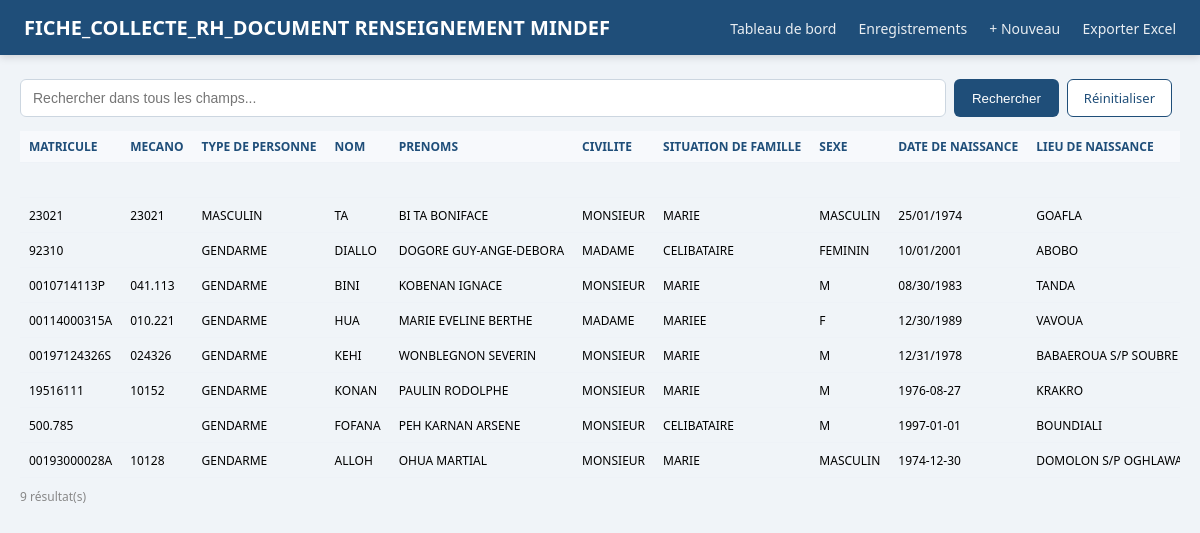
The page /records (signed in) on the database its author committed.
### tables this page shows
CREATE TABLE records (id INTEGER PRIMARY KEY AUTOINCREMENT, "MATRICULE" TEXT, "MECANO" TEXT, "TYPE DE PERSONNE" TEXT, "NOM" TEXT, "PRENOMS" TEXT, "CIVILITE" TEXT, "SITUATION DE FAMILLE" TEXT, "SEXE" TEXT, "DATE DE NAISSANCE" TEXT, "LIEU DE NAISSANCE" TEXT, "LOCALITE" TEXT, "PAYS DE NAISSANCE" TEXT, "NATIONALITE PERSONNELLE" TEXT, "DATE D'ENTREE EN SERVICE" TEXT, "UNITE/SERVICE" TEXT, "LIEU DERNIERE AFFECTATION" TEXT, "DATE DERNIERE AFFECTATION" TEXT, "REFERENCE PIECE JUSTIFICATIVE DE L'AFFECTATION" TEXT, "DERNIER EMPLOI" TEXT, "DATE DERNIER EMPLOI" TEXT, "GRADE ACTUEL" TEXT, "CATEGORIE GRADE" TEXT, "DATE PROMOTION" TEXT, "REFERENCE PIECE JUSTIFICATIVE DE LA PROMOTION" TEXT, "ECHELON ACTUEL" TEXT, "DATE EFFET INDICE" TEXT, "SOUS-POSITION STATUTAIRE" TEXT, "POSITION STATUTAIRE" TEXT, "DATE POSITION STATUTAIRE" TEXT, "REFERENCE DOCUMENT JUSTIFICATIF" TEXT, "REGIE" TEXT, "DOMAINE STRATECO-OPERATIONNEL" TEXT, "DOMAINE STRATEGIQUE" TEXT, "DOMAINE OPERATIONNEL" TEXT, "METIER" TEXT, "SPECIALITE" TEXT, "FILIERE PROFESSIONNELLE" TEXT, "ORIGINE" TEXT, "NUMERO CIM" TEXT, "DATE EDITION CIM" TEXT, "DATE D'EXPIRATION CIM" TEXT, "N°CPC" TEXT, "DATE D'EDITION CPC" TEXT, "TAILLE (CM)" TEXT, "ETHNIE" TEXT, "GROUPE SANGUIN" TEXT, "N°CMU" TEXT, "N°FPM" TEXT, "N°MUGEFCI" TEXT, "N°CNI" TEXT, "DATE D'EDITION CNI" TEXT, "N°EXTRAIT" TEXT, "COMMUNE/SOUS PREFECTURE" TEXT, "VILLE" TEXT, "ADRESSE" TEXT, "NUMERO TELEPHONE" TEXT);

### app.py (the view)
@app.route("/records")
@login_required
def records():
    q = request.args.get("q", "").strip()
    msg = request.args.get("msg", "")
    conn = get_conn()
    if q:
        where = " OR ".join(f'"{c}" LIKE ?' for c in COLUMNS)
        params = [f"%{q}%"] * len(COLUMNS)
        rows = conn.execute(f"SELECT * FROM records WHERE {where} ORDER BY id DESC", params).fetchall()
    else:
        rows = conn.execute("SELECT * FROM records ORDER BY id DESC").fetchall()
    conn.close()
    return render_template("records.html", columns=COLUMNS, rows=rows, q=q, msg=msg)

### app.py (called while the page is built)
def get_conn():
    conn = sqlite3.connect(DB)
    conn.row_factory = sqlite3.Row
    return conn

def login_required(f):
    @wraps(f)
    def w(*a,**k):
        if not session.get("admin"): return redirect(url_for("login"))
        return f(*a,**k)
    return w

### templates/records.html (shortened to what this page needs)
<!DOCTYPE html>
<html lang="fr">
<head>
</head>
<body>
<div class="navbar">
  <h1>FICHE_COLLECTE_RH_DOCUMENT RENSEIGNEMENT MINDEF</h1>
  <div>
    <a href="/admin">Tableau de bord</a>
    <a href="/records">Enregistrements</a>
    <a href="/add">+ Nouveau</a>
    <a href="/export">Exporter Excel</a>
  </div>
</div>
<div class="container">
    <form class="searchbox" method="get" action="/records">
      <input type="text" name="q" value="{{q}}" placeholder="Rechercher dans tous les champs...">
      <button type="submit">Rechercher</button>
      <a class="btn btn-outline" href="/records" style="background:#fff;color:var(--primary);border:1px solid var(--primary)">Réinitialiser</a>
    </form>
    <div class="tablewrap">
    <table>
      <tr>{% for c in columns %}<th>{{c}}</th>{% endfor %}<th>Action</th></tr>
      {% for r in rows %}
      <tr>{% for c in columns %}<td>{{r[c]}}</td>{% endfor %}</tr>
      {% endfor %}
    </table>
    </div>
    <p style="margin-top:10px;color:#888;font-size:12px">{{rows|length}} résultat(s)</p>
  </div>
</body>
</html>

### templates/records.html (style rules this page uses)
:root { --primary:#1F4E79;--accent:#2E75B6;--bg:#f0f4f8;--card:#fff }
* { box-sizing:border-box;margin:0;padding:0 }
body { font-family:'Segoe UI',Arial,sans-serif;background:var(--bg) }
.navbar { background:var(--primary);color:#fff;padding:14px 24px;display:flex;align-items:center;justify-content:space-between;box-shadow:0 2px 8px rgba(0,0,0,.15) }
.navbar h1 { font-size:20px }
.navbar a { color:#fff;text-decoration:none;margin-left:18px;font-size:14px;opacity:.9 }
.container { max-width:1280px;margin:24px auto;padding:0 20px }
.btn { display:inline-block;padding:9px 16px;background:var(--primary);color:#fff;text-decoration:none;border-radius:6px;font-size:13px;margin-right:8px }
.searchbox { display:flex;gap:8px;margin-bottom:14px }
.searchbox input { flex:1;padding:9px 12px;border:1px solid #ccd6e0;border-radius:6px;font-size:14px }
.searchbox button { padding:9px 18px;background:var(--primary);color:#fff;border:none;border-radius:6px;cursor:pointer }
table { width:100%;border-collapse:collapse;font-size:12px }
th,td { padding:7px 9px;border-bottom:1px solid #eef2f7;text-align:left;white-space:nowrap }
th { background:#f7f9fc;color:var(--primary);font-weight:600;position:sticky;top:0 }
.tablewrap { overflow:auto;max-height:70vh }

### rows shown on the page
records: MATRICULE "23021" "23021" "MASCULIN" "TA" "BI TA BONIFACE" "MONSIEUR" "MARIE" "MASCULIN" "25/01/1974" "GOAFLA"
records: MATRICULE "92310" "GENDARME" "DIALLO" "DOGORE GUY-ANGE-DEBORA" "MADAME" "CELIBATAIRE" "FEMININ" "10/01/2001" "ABOBO"
records: MATRICULE "0010714113P" "041.113" "GENDARME" "BINI" "KOBENAN IGNACE" "MONSIEUR" "MARIE" "M" "08/30/1983" "TANDA"
records: MATRICULE "00114000315A" "010.221" "GENDARME" "HUA" "MARIE EVELINE BERTHE" "MADAME" "MARIEE" "F" "12/30/1989" "VAVOUA"
records: MATRICULE "00197124326S" "024326" "GENDARME" "KEHI" "WONBLEGNON SEVERIN" "MONSIEUR" "MARIE" "M" "12/31/1978" "BABAEROUA S/P SOUBRE"
records: MATRICULE "19516111" "10152" "GENDARME" "KONAN" "PAULIN RODOLPHE" "MONSIEUR" "MARIE" "M" "1976-08-27" "KRAKRO"
records: MATRICULE "500.785" "GENDARME" "FOFANA" "PEH KARNAN ARSENE" "MONSIEUR" "CELIBATAIRE" "M" "1997-01-01" "BOUNDIALI"
records: MATRICULE "00193000028A" "10128" "GENDARME" "ALLOH" "OHUA MARTIAL" "MONSIEUR" "MARIE" "MASCULIN" "1974-12-30" "DOMOLON S/P…"

### other values the page prints
{{ c }} "MATRICULE" "MECANO" "TYPE DE PERSONNE" "NOM" "PRENOMS" "CIVILITE" "SITUATION DE FAMILLE" "SEXE" "DATE DE NAISSANCE" "LIEU DE NAISSANCE"
{{ rows|length }} "9"
